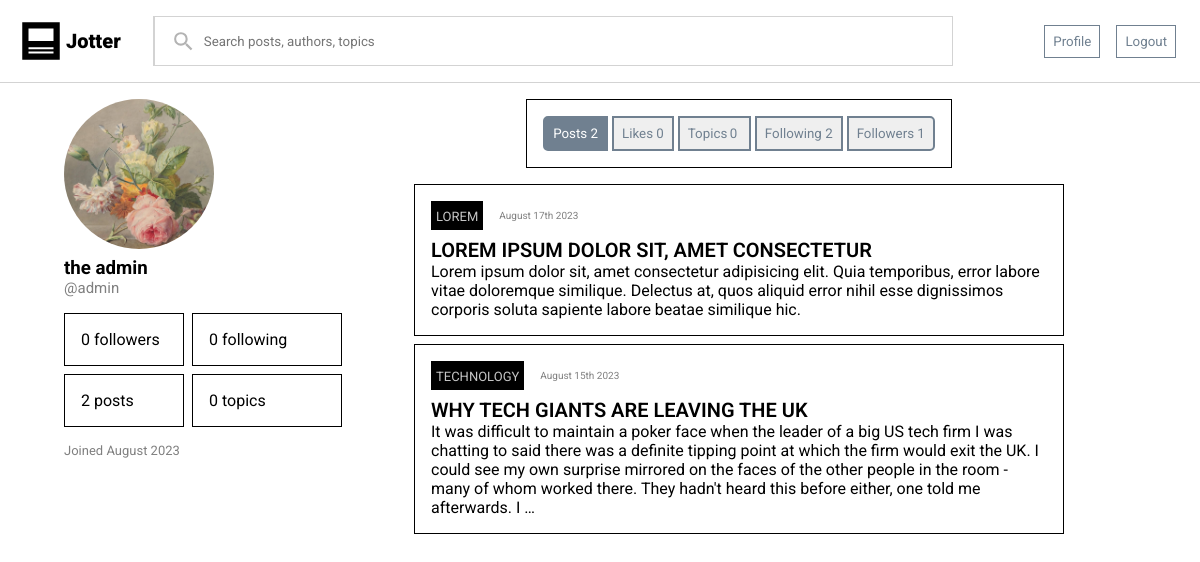
The page /accounts/profile/admin/ (signed in) on the database its author committed.
### accounts/models.py (models this page shows, shortened)
class CustomUser(AbstractUser):
    bio = models.TextField(max_length=500, blank=True)
    following = models.ManyToManyField('self', blank=True, symmetrical=False, related_name="followers", through='FollowerRelation')
    socialLinks = models.TextField(blank=True)
    topics = models.ManyToManyField(Topic, blank=True, related_name='subscribers')
    def __str__(self):
        return self.username

### blog/models.py (models this page shows, shortened)
class Post(models.Model):
    uuid = models.UUIDField(default=uuid4, auto_created=True)
    author = models.ForeignKey(settings.AUTH_USER_MODEL, on_delete=models.CASCADE)
    topic = models.ForeignKey(Topic, on_delete=models.CASCADE, null=True, blank=True)
    title = models.CharField(max_length=150, null=True, blank=True)
    text = models.TextField(null=True, blank=True)
    dateAdded = models.DateTimeField(auto_now_add=True)
    slug = models.SlugField(null=False)
    tags = models.CharField(max_length=50, null=True, blank=True)
    likes = models.ManyToManyField(settings.AUTH_USER_MODEL, through='LikeRelation', related_name='likedPosts')
    draft = models.BooleanField(default=False)
    class Meta:
        ordering = ('-dateAdded',)

class Topic(models.Model):
    title = models.CharField(max_length=25)
    uuid = models.UUIDField(default=uuid4)
    def __str__(self):
        return self.title

### accounts/views.py (the view)
# urls.py: path('profile/<str:username>/', Profile.as_view(), name="profile"),
@method_decorator(login_required, name="dispatch")
class Profile(DetailView):
    model = CustomUser
    slug_field = 'username'
    slug_url_kwarg = 'username'
    template_name = 'registration/profile.html'
    def get(self, request, *args, **kwargs):
        profile = super(Profile, self).get_object()
        posts = profile.post_set.all()
        comments = profile.comment_set.all()
        topics = profile.topics.all()
        followers = profile.followers.all()
        following = profile.following.all()
        likedPosts = profile.likedPosts.all()
        follow = False
        if request.user in profile.followers.all():
            follow = True
        context = {'profile': profile, 'posts': posts, 'comments': comments, 'topics': topics, 'likedPosts': likedPosts,'follow': follow, 'associates': {'followers': followers, 'following': following}}
        return render(request, self.template_name, context)

### accounts/templates/registration/profile.html (shortened to what this page needs)
{% extends "blog/base.html" %}
{% load static %}
{% block staticfiles %}
<link rel="stylesheet" href="{% static 'blog/css/blogPost.css' %}">
<link rel="stylesheet" href="{% static 'accounts/css/profile.css' %}">
<link rel="stylesheet" href="{% static 'accounts/css/topicTab.css' %}">
<link rel="stylesheet" href="{% static 'accounts/css/profileTab.css' %}">
{% endblock staticfiles %}
{% block content %}
<div class="profile">
    <div class="sidebar">
        <div class="profileImage"></div>
        <h3 class="name">{{ profile.get_full_name }}</h3>
        <p class="handle">@{{ profile.username }}</p>
        <div class="stats">
            <div class="followers">{{ followers|length }} followers</div>
            <div class="following">{{ following|length }} following</div>
            <div class="posts">{{ posts|length }} posts</div>
            <div class="topics">{{ topics|length }} topics</div>
        </div>
        <div class="joined">Joined {{ profile.date_joined|date:"F o" }}</div>
    </div>
    <div class="main">
        <div class="profileNavbar">
            <ul>
                <li>
                    <button class="posts selected">
                        Posts
                        <span class="badge">{{ posts|length }}</span>
                    </button>
                </li>
                <li>
                    <button class="likedPosts">
                        Likes
                        <span class="badge">{{ likedPosts|length }}</span>
                    </button>
                </li>
                <li>
                    <button class="topics">
                        Topics
                        <span class="badge">{{ topics|length }}</span>
                    </button>
                </li>
                <li>
                    <button class="following">
                        Following
                        <span class="badge">{{ associates.following|length }}</span>
                    </button>
                </li>
                <li>
                    <button class="followers">
                        Followers
                        <span class="badge">{{ associates.followers|length }}</span>
                    </button>
                </li>
            </ul>
        </div>
        <div class="content">
            <div class="posts">
                {% for post in posts %}
                {% include 'blog/blogPost.html' %}
                {% empty %}
                <div class="empty-image">
                    <div class="empty"></div>
                </div>
                {% endfor %}
            </div>
        </div>
    </div>
</div>
{% endblock content %}

### blog/templates/blog/blogPost.html
{% load static %}
<div class="post">
    <div class="header">
        <div class="topic"><a href="{% url 'blog:topicDetail' post.topic.uuid %}">{{ post.topic|upper }}</a></div>
        <div class="time">{{ post.dateAdded|date:"F jS o" }}</div>
    </div>
    <div class="title"><a href="{% url 'blog:postDetail' post.slug %}">{{ post.title|upper }}</a></div>
    <div class="content">{{ post.text|truncatewords:70 }}</div>
</div>

### blog/static/blog/css/base.css (style rules this page uses)
* { margin: 0; box-sizing: border-box; font-family: 'Roboto', sans-serif; }
body { width: 100vw; height: 100vh; }
a { text-decoration: none; color: black; }
.main { padding: 8px 64px; width: 100%; height: 100%; }

### blog/static/blog/css/blogPost.css (style rules this page uses)
.post { border: 1px solid black; display: flex; flex-direction: column; margin: 8px; padding: 16px; }
.post > .header { display: flex; flex-direction: row; gap: 16px; margin-bottom: 8px; align-items: center; }
.title { font-weight: 600; font-size: 20px; }
.topic { border: 1px solid black; padding: 4px; background-color: black; }
.topic a { color: rgb(197, 197, 197); font-size: 13px; }
.time { font-size: 10px; color: grey; }

### accounts/static/accounts/css/profile.css (style rules this page uses)
.profile { display: flex; flex-direction: row; width: 100%; height: 100%; }
.profileImage { background-image: url('../img/profile.jpg'); background-position: center; background-size: cover; width: 150px; height: 150px; border-radius: 50%; margin: 8px 0; }
.handle { font-size: 15px; color: grey; }
.stats { margin: 16px 0; display: grid; grid-template-columns: 120px 150px; gap: 8px; }
.stats > * { border: 1px solid black; padding: 16px; }
.joined { font-size: 13px; color: grey; }
.main, .profile .content { width: 100%; height: 100%; }
.main ul { list-style-type: none; display: flex; flex-direction: row; gap: 4px; border: 1px solid black; padding: 16px; }
ul > li > button { border-radius: 0; border: 2px solid slategray; color: slategray; }
ul > li:first-child > button { border-radius: 5px 0 0 5px; }
ul > li:last-child > button { border-radius: 0 5px 5px 0; }
.profileNavbar { display: flex; flex-direction: row; justify-content: center; margin-bottom: 16px; }
.profileNavbar button { padding: 8px; transition: background-color 0.3s ease-in-out; }
button.selected { background-color: slategray; color: white; border: 2px solid slategray; }
.topics { display: grid; grid-template-columns: 50% 50%; gap: 6px; width: 100%; height: 100%; }

### accounts/static/accounts/css/profileTab.css (style rules this page uses)
* { box-sizing: border-box; }

### rows shown on the page
CustomUser: get_full_name "the admin", username "admin", date_joined "August 2023"
Post: topic "LOREM", dateAdded "August 17th 2023", title "LOREM IPSUM DOLOR SIT, AMET CONSECTETUR", text "Lorem ipsum dolor sit, amet consectetur adipisicing elit. Quia temporibus, error labore vitae doloremque similique. Delectus at, quos aliquid error nihil esse dignissimos corporis soluta sapiente labore beatae similique hic."
Post: topic "TECHNOLOGY", dateAdded "August 15th 2023", title "WHY TECH GIANTS ARE LEAVING THE UK", text "It was difficult to maintain a poker face when the leader of a big US tech firm I was chatting to said there was a definite tipping point at which the firm would exit the UK. I could see my own surprise mirrored on the faces of the other people in the room - many of whom worked there. They hadn't heard this before either, one told me afterwards. I …"

### other values the page prints
{{ followers|length }} "0"
{{ following|length }} "0"
{{ posts|length }} "2"
{{ topics|length }} "0"
{{ likedPosts|length }} "0"
{{ associates.following|length }} "2"
{{ associates.followers|length }} "1"
